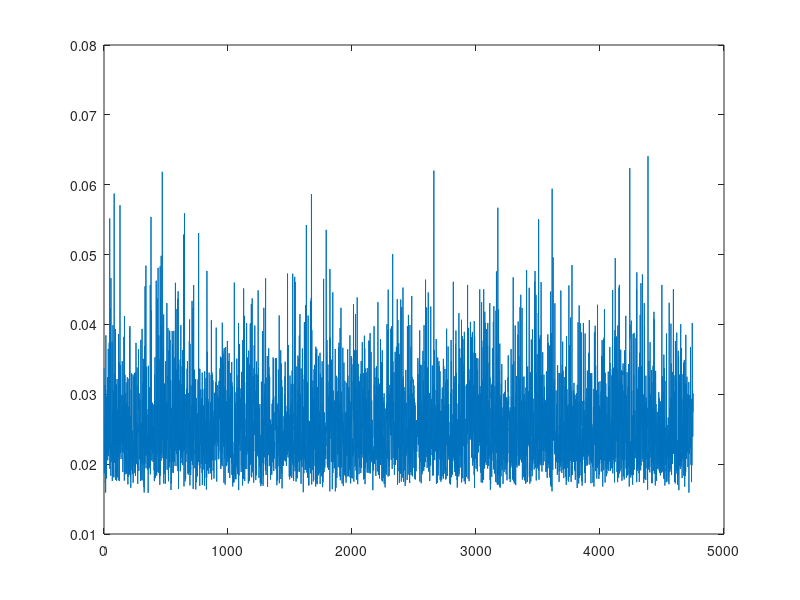

Recreate this plot in MATLAB.
% % % ENSE 623 Project - AGV System Simulation
% % %
% % % AGV Monte Carlo Function

clear
clc

% function [data_table, lead_time, idle_time] = agv_MC(agv_speed, ...
%     agv_mean_load, agv_count, arrival_rate, node_distances, ...
%     mfg_rate, pkg_rate)

% The inuputs to the function are:
% agv_speed -> Speed of the AGV in km/h (scalar)
% agv_mean_load -> Mean capacity of the robots between each node in units (1x4 array)
% agv_count -> Number of AGVs between two nodes (1x4 array)
% arrival_rate -> Arrival rate of material in units/hr (scalar)
% node_distances -> Distance between nodes in km (1x4 array)
% mfg_rate -> Manufacturing rate in units/hr (scalar)
% pkg_rate -> Packaging rate in units/hr (scalar)

% if(nargin < 7)  % if the number of inputs to the function is less than 7, use fixed values
    agv_speed = 5.4;                % km/h [based on Otto]
    
    lambda_D = 200;                 % Delivery Node arrival rate
    mu_M = 300;                     % Assumed Manufacturing rate = 300 units/hr
    mu_P = 600;                     % Assumed Packaging rate = 1200 units/hr
    
    mean_load_DS = 1;              % 10 units
    n_DS = 10;                       % No. of AGVs
    d_DS = 0.040;                   % distance between D and S = 40m = 0.04km
    
    mean_load_SM = 1;              % 10 units
    n_SM = 10;                       % No. of AGVs
    d_SM = 0.030;                   % distance between D and S = 30m = 0.03km
    
    mean_load_MB = 1;              % 10 units
    n_MB = 13;                       % No. of AGVs
    d_MB = 0.020;                   % distance between D and S = 20m = 0.0200km
    
    mean_load_BP = 1;              % 10 units
    n_BP = 19;                       % No. of AGVs
    d_BP = 0.070;                   % distance between B and P = 70m = 0.070km
% else
%     lambda_D = arrival_rate;
%     mu_M = mfg_rate;
%     mu_P = pkg_rate;
%     
%     mean_load_DS = agv_mean_load(1);
%     mean_load_SM = agv_mean_load(2);
%     mean_load_MB = agv_mean_load(3);
%     mean_load_BP = agv_mean_load(4);
%     
%     n_DS = agv_count(1);
%     n_SM = agv_count(2);
%     n_MB = agv_count(3);
%     n_BP = agv_count(4);
%     
%     d_DS = node_distances(1);
%     d_SM = node_distances(2);
%     d_MB = node_distances(3);
%     d_BP = node_distances(4);
% end

%% Delivery Node (M/D/1)

mu_DS = mean_load_DS*n_DS/((2*d_DS/agv_speed)+(2/60));

rho_DS = lambda_D/mu_DS;        % Delivery Node utilization

%% Storage Node (D/D/1)

lambda_S = mu_DS;               % Storage Node arrival rate

mu_SM = mean_load_SM*n_SM/((2*d_SM/agv_speed)+2/60);

rho_SM = lambda_S/mu_SM;        % Storage Node utilization

%% Manufacturing Node (D/M/1)

lambda_M = mu_SM;               % Manufacturing Node arrival rate
beta = 1/lambda_M;

rho_M = lambda_M/mu_M;          % Manufacturing Node utilization

%% Pseudo Manufacturing Transportation Node (M/D/1)

lambda_MB = mu_M;

mu_MB = mean_load_MB*n_MB/((2*d_MB/agv_speed)+2/60);

rho_MB = lambda_MB/mu_MB;

%% Buffer Node (D/D/1)

lambda_B = mu_MB;        

mu_BP = mean_load_BP*n_BP/((2*d_BP/agv_speed)+2/60);

rho_BP = lambda_B/mu_BP;

%% Packaging Node (D/M/1) 

lambda_P = mu_BP;
beta = 1/lambda_P;

rho_P = lambda_P/mu_P;          % Packaging Node utilization

%% Monte Carlo code starts

%%%% Delivery Node %%%%

% Initializing System Time
T_s(1,1) = 0;                          
n = 1;

while T_s < 24                                % for T_S in a 24 hr period
    
    n = n+1;
    W_q_D = random('exp',1/lambda_D);         % Inter-arrival times for the Delivery node
    T_s(n,1) = T_s(n-1,1) + W_q_D;            % Inter-arrival times added to System time
    
    W_q_D_matrix(n-1,1) = W_q_D; 
end
T_s = T_s(1:n-1,1);
n = n-1;
disp(T_s)
disp(n)
W_q_D_matrix;

X_DS(1:n,1) = 1/mu_DS;

%%%% Storage Node %%%%

W_q_S(1:n,1) = 0;           % Because Storage node is A D/D/1 Queue.

X_SM(1:n,1) = 1/mu_SM;      % Interarrival times to Manufacturing Node

%%%% Manufacturing Node %%%%

for const = 1:n
    X_M(const,1) = random('exp',1/mu_M);         % Service times for the Manufacturing node
end

X_MB(1:n,1) = 1/mu_MB;

%%%% Buffer Node %%%%

W_q_B(1:n,1) = 0;           % Because Buffer node is A D/D/1 Queue.

X_BP(1:n,1) = 1/mu_BP;      % Interarrival times to Packaging Node


%%%% Packaging Node %%%%

for const2 = 1:n
    X_P(const2,1) = random('exp',1/mu_P);         % Service times for the Packaging node
end

% Initializing Time Progression Matrix for each piece of raw material in the
% system.
% The 11 columns of this matrix represent the System 
% 1. T_s
% 2. W_q_D
% 3. X_DS
% 4. W_q_S
% 5. X_SM
% 6. X_M
% 7. X_MB
% 8. W_q_B
% 9. X_BP
% 10. X_P


T_prog  = [T_s,W_q_D_matrix,X_DS,W_q_S, X_SM, X_M,X_MB, W_q_B, X_BP, X_P];

% Total Wait time for each item entering the system. (It is a sum of column 2 - 9 of T_prog)
system_lead_time = sum(T_prog(:,2:10),2);  

mean_total_wait_time = mean(system_lead_time)
std(system_lead_time)

% Plot of System Lead Time for every piece of raw material in the system. 
plot(system_lead_time) 

% end
